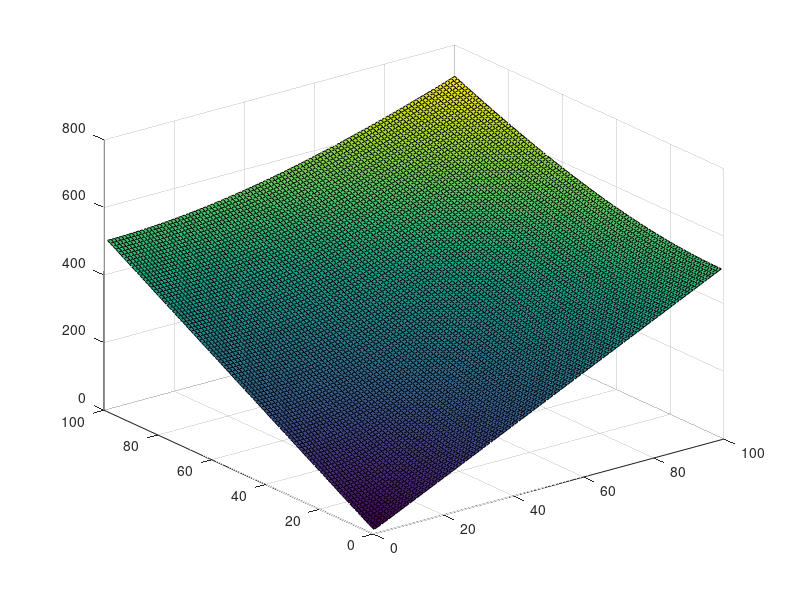

The MATLAB script that drew this image:
clc
clear

length = 500;
width = 300;
s = 5;

% Question 1:

sSurf = sqrt((s * width)^2 + (s * length)^2);

% Question 2:
n = 100;
lengths = 1:1:n;
widths = 1:1:n;
S = zeros(n);

for i=1:n
    for j=1:n
       S(i,j) =  sqrt((s * widths(i))^2 + (s * lengths(j))^2);
    end
end

surf(lengths,widths,S);
